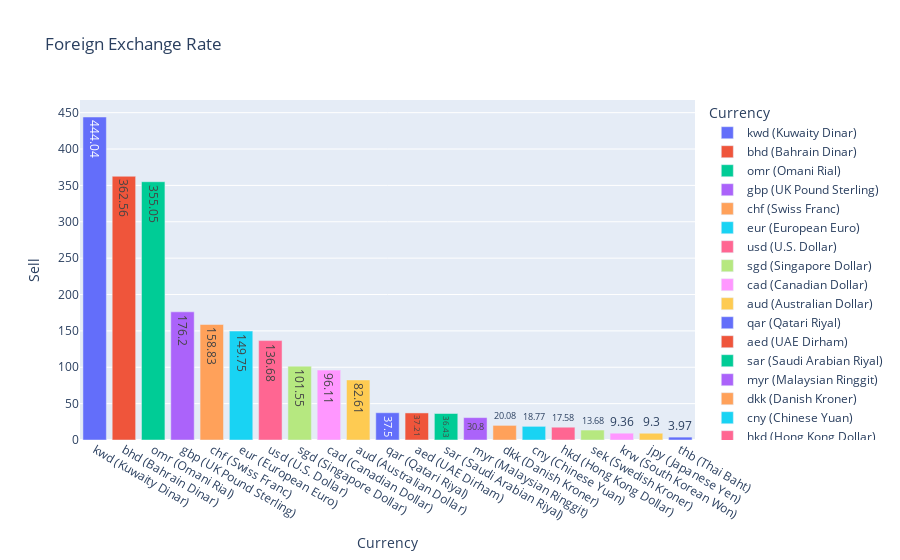

Notebook source saved alongside this figure:
### Code cell
import plotly.express as px
fig = px.bar(df_sorted,x='Currency',y = 'Sell',title='Foreign Exchange Rate',text='Sell',color='Currency',color_discrete_sequence=px.colors.qualitative.Plotly)
fig.show()

### Figure 1 — Plotly figure (JSON) as saved in the notebook; plotly's stock layout.template omitted (floating-point values rounded to 4 significant figures)
{"data": [{"alignmentgroup": "True", "hovertemplate": "Currency=%{x}<br>Sell=%{text}<extra></extra>", "legendgroup": "kwd (Kuwaity Dinar)", "marker": {"color": "#636EFA", "pattern": {"shape": ""}}, "name": "kwd (Kuwaity Dinar)", "offsetgroup": "kwd (Kuwaity Dinar)", "orientation": "v", "showlegend": true, "text": [444.0], "textposition": "auto", "type": "bar", "x": ["kwd (Kuwaity Dinar)"], "xaxis": "x", "y": [444.0], "yaxis": "y"}, {"alignmentgroup": "True", "hovertemplate": "Currency=%{x}<br>Sell=%{text}<extra></extra>", "legendgroup": "bhd (Bahrain Dinar)", "marker": {"color": "#EF553B", "pattern": {"shape": ""}}, "name": "bhd (Bahrain Dinar)", "offsetgroup": "bhd (Bahrain Dinar)", "orientation": "v", "showlegend": true, "text": [362.6], "textposition": "auto", "type": "bar", "x": ["bhd (Bahrain Dinar)"], "xaxis": "x", "y": [362.6], "yaxis": "y"}, {"alignmentgroup": "True", "hovertemplate": "Currency=%{x}<br>Sell=%{text}<extra></extra>", "legendgroup": "omr (Omani Rial)", "marker": {"color": "#00CC96", "pattern": {"shape": ""}}, "name": "omr (Omani Rial)", "offsetgroup": "omr (Omani Rial)", "orientation": "v", "showlegend": true, "text": [355.1], "textposition": "auto", "type": "bar", "x": ["omr (Omani Rial)"], "xaxis": "x", "y": [355.1], "yaxis": "y"}, {"alignmentgroup": "True", "hovertemplate": "Currency=%{x}<br>Sell=%{text}<extra></extra>", "legendgroup": "gbp (UK Pound Sterling)", "marker": {"color": "#AB63FA", "pattern": {"shape": ""}}, "name": "gbp (UK Pound Sterling)", "offsetgroup": "gbp (UK Pound Sterling)", "orientation": "v", "showlegend": true, "text": [176.2], "textposition": "auto", "type": "bar", "x": ["gbp (UK Pound Sterling)"], "xaxis": "x", "y": [176.2], "yaxis": "y"}, {"alignmentgroup": "True", "hovertemplate": "Currency=%{x}<br>Sell=%{text}<extra></extra>", "legendgroup": "chf (Swiss Franc)", "marker": {"color": "#FFA15A", "pattern": {"shape": ""}}, "name": "chf (Swiss Franc)", "offsetgroup": "chf (Swiss Franc)", "orientation": "v", "showlegend": true, "text": [158.8], "textposition": "auto", "type": "bar", "x": ["chf (Swiss Franc)"], "xaxis": "x", "y": [158.8], "yaxis": "y"}, {"alignmentgroup": "True", "hovertemplate": "Currency=%{x}<br>Sell=%{text}<extra></extra>", "legendgroup": "eur (European Euro)", "marker": {"color": "#19D3F3", "pattern": {"shape": ""}}, "name": "eur (European Euro)", "offsetgroup": "eur (European Euro)", "orientation": "v", "showlegend": true, "text": [149.8], "textposition": "auto", "type": "bar", "x": ["eur (European Euro)"], "xaxis": "x", "y": [149.8], "yaxis": "y"}, {"alignmentgroup": "True", "hovertemplate": "Currency=%{x}<br>Sell=%{text}<extra></extra>", "legendgroup": "usd (U.S. Dollar)", "marker": {"color": "#FF6692", "pattern": {"shape": ""}}, "name": "usd (U.S. Dollar)", "offsetgroup": "usd (U.S. Dollar)", "orientation": "v", "showlegend": true, "text": [136.7], "textposition": "auto", "type": "bar", "x": ["usd (U.S. Dollar)"], "xaxis": "x", "y": [136.7], "yaxis": "y"}, {"alignmentgroup": "True", "hovertemplate": "Currency=%{x}<br>Sell=%{text}<extra></extra>", "legendgroup": "sgd (Singapore Dollar)", "marker": {"color": "#B6E880", "pattern": {"shape": ""}}, "name": "sgd (Singapore Dollar)", "offsetgroup": "sgd (Singapore Dollar)", "orientation": "v", "showlegend": true, "text": [101.5], "textposition": "auto", "type": "bar", "x": ["sgd (Singapore Dollar)"], "xaxis": "x", "y": [101.5], "yaxis": "y"}, {"alignmentgroup": "True", "hovertemplate": "Currency=%{x}<br>Sell=%{text}<extra></extra>", "legendgroup": "cad (Canadian Dollar)", "marker": {"color": "#FF97FF", "pattern": {"shape": ""}}, "name": "cad (Canadian Dollar)", "offsetgroup": "cad (Canadian Dollar)", "orientation": "v", "showlegend": true, "text": [96.11], "textposition": "auto", "type": "bar", "x": ["cad (Canadian Dollar)"], "xaxis": "x", "y": [96.11], "yaxis": "y"}, {"alignmentgroup": "True", "hovertemplate": "Currency=%{x}<br>Sell=%{text}<extra></extra>", "legendgroup": "aud (Australian Dollar)", "marker": {"color": "#FECB52", "pattern": {"shape": ""}}, "name": "aud (Australian Dollar)", "offsetgroup": "aud (Australian Dollar)", "orientation": "v", "showlegend": true, "text": [82.61], "textposition": "auto", "type": "bar", "x": ["aud (Australian Dollar)"], "xaxis": "x", "y": [82.61], "yaxis": "y"}, {"alignmentgroup": "True", "hovertemplate": "Currency=%{x}<br>Sell=%{text}<extra></extra>", "legendgroup": "qar (Qatari Riyal)", "marker": {"color": "#636EFA", "pattern": {"shape": ""}}, "name": "qar (Qatari Riyal)", "offsetgroup": "qar (Qatari Riyal)", "orientation": "v", "showlegend": true, "text": [37.5], "textposition": "auto", "type": "bar", "x": ["qar (Qatari Riyal)"], "xaxis": "x", "y": [37.5], "yaxis": "y"}, {"alignmentgroup": "True", "hovertemplate": "Currency=%{x}<br>Sell=%{text}<extra></extra>", "legendgroup": "aed (UAE Dirham)", "marker": {"color": "#EF553B", "pattern": {"shape": ""}}, "name": "aed (UAE Dirham)", "offsetgroup": "aed (UAE Dirham)", "orientation": "v", "showlegend": true, "text": [37.21], "textposition": "auto", "type": "bar", "x": ["aed (UAE Dirham)"], "xaxis": "x", "y": [37.21], "yaxis": "y"}, {"alignmentgroup": "True", "hovertemplate": "Currency=%{x}<br>Sell=%{text}<extra></extra>", "legendgroup": "sar (Saudi Arabian Riyal)", "marker": {"color": "#00CC96", "pattern": {"shape": ""}}, "name": "sar (Saudi Arabian Riyal)", "offsetgroup": "sar (Saudi Arabian Riyal)", "orientation": "v", "showlegend": true, "text": [36.43], "textposition": "auto", "type": "bar", "x": ["sar (Saudi Arabian Riyal)"], "xaxis": "x", "y": [36.43], "yaxis": "y"}, {"alignmentgroup": "True", "hovertemplate": "Currency=%{x}<br>Sell=%{text}<extra></extra>", "legendgroup": "myr (Malaysian Ringgit)", "marker": {"color": "#AB63FA", "pattern": {"shape": ""}}, "name": "myr (Malaysian Ringgit)", "offsetgroup": "myr (Malaysian Ringgit)", "orientation": "v", "showlegend": true, "text": [30.8], "textposition": "auto", "type": "bar", "x": ["myr (Malaysian Ringgit)"], "xaxis": "x", "y": [30.8], "yaxis": "y"}, {"alignmentgroup": "True", "hovertemplate": "Currency=%{x}<br>Sell=%{text}<extra></extra>", "legendgroup": "dkk (Danish Kroner)", "marker": {"color": "#FFA15A", "pattern": {"shape": ""}}, "name": "dkk (Danish Kroner)", "offsetgroup": "dkk (Danish Kroner)", "orientation": "v", "showlegend": true, "text": [20.08], "textposition": "auto", "type": "bar", "x": ["dkk (Danish Kroner)"], "xaxis": "x", "y": [20.08], "yaxis": "y"}, {"alignmentgroup": "True", "hovertemplate": "Currency=%{x}<br>Sell=%{text}<extra></extra>", "legendgroup": "cny (Chinese Yuan)", "marker": {"color": "#19D3F3", "pattern": {"shape": ""}}, "name": "cny (Chinese Yuan)", "offsetgroup": "cny (Chinese Yuan)", "orientation": "v", "showlegend": true, "text": [18.77], "textposition": "auto", "type": "bar", "x": ["cny (Chinese Yuan)"], "xaxis": "x", "y": [18.77], "yaxis": "y"}, {"alignmentgroup": "True", "hovertemplate": "Currency=%{x}<br>Sell=%{text}<extra></extra>", "legendgroup": "hkd (Hong Kong Dollar)", "marker": {"color": "#FF6692", "pattern": {"shape": ""}}, "name": "hkd (Hong Kong Dollar)", "offsetgroup": "hkd (Hong Kong Dollar)", "orientation": "v", "showlegend": true, "text": [17.58], "textposition": "auto", "type": "bar", "x": ["hkd (Hong Kong Dollar)"], "xaxis": "x", "y": [17.58], "yaxis": "y"}, {"alignmentgroup": "True", "hovertemplate": "Currency=%{x}<br>Sell=%{text}<extra></extra>", "legendgroup": "sek (Swedish Kroner)", "marker": {"color": "#B6E880", "pattern": {"shape": ""}}, "name": "sek (Swedish Kroner)", "offsetgroup": "sek (Swedish Kroner)", "orientation": "v", "showlegend": true, "text": [13.68], "textposition": "auto", "type": "bar", "x": ["sek (Swedish Kroner)"], "xaxis": "x", "y": [13.68], "yaxis": "y"}, {"alignmentgroup": "True", "hovertemplate": "Currency=%{x}<br>Sell=%{text}<extra></extra>", "legendgroup": "krw (South Korean Won)", "marker": {"color": "#FF97FF", "pattern": {"shape": ""}}, "name": "krw (South Korean Won)", "offsetgroup": "krw (South Korean Won)", "orientation": "v", "showlegend": true, "text": [9.36], "textposition": "auto", "type": "bar", "x": ["krw (South Korean Won)"], "xaxis": "x", "y": [9.36], "yaxis": "y"}, {"alignmentgroup": "True", "hovertemplate": "Currency=%{x}<br>Sell=%{text}<extra></extra>", "legendgroup": "jpy (Japanese Yen)", "marker": {"color": "#FECB52", "pattern": {"shape": ""}}, "name": "jpy (Japanese Yen)", "offsetgroup": "jpy (Japanese Yen)", "orientation": "v", "showlegend": true, "text": [9.3], "textposition": "auto", "type": "bar", "x": ["jpy (Japanese Yen)"], "xaxis": "x", "y": [9.3], "yaxis": "y"}, {"alignmentgroup": "True", "hovertemplate": "Currency=%{x}<br>Sell=%{text}<extra></extra>", "legendgroup": "thb (Thai Baht)", "marker": {"color": "#636EFA", "pattern": {"shape": ""}}, "name": "thb (Thai Baht)", "offsetgroup": "thb (Thai Baht)", "orientation": "v", "showlegend": true, "text": [3.97], "textposition": "auto", "type": "bar", "x": ["thb (Thai Baht)"], "xaxis": "x", "y": [3.97], "yaxis": "y"}], "layout": {"barmode": "relative", "legend": {"title": {"text": "Currency"}, "tracegroupgap": 0}, "title": {"text": "Foreign Exchange Rate"}, "xaxis": {"anchor": "y", "categoryarray": ["kwd (Kuwaity Dinar)", "bhd (Bahrain Dinar)", "omr (Omani Rial)", "gbp (UK Pound Sterling)", "chf (Swiss Franc)", "eur (European Euro)", "usd (U.S. Dollar)", "sgd (Singapore Dollar)", "cad (Canadian Dollar)", "aud (Australian Dollar)", "qar (Qatari Riyal)", "aed (UAE Dirham)", "sar (Saudi Arabian Riyal)", "myr (Malaysian Ringgit)", "dkk (Danish Kroner)", "cny (Chinese Yuan)", "hkd (Hong Kong Dollar)", "sek (Swedish Kroner)", "krw (South Korean Won)", "jpy (Japanese Yen)", "thb (Thai Baht)"], "categoryorder": "array", "domain": [0, 1], "title": {"text": "Currency"}}, "yaxis": {"anchor": "x", "domain": [0, 1], "title": {"text": "Sell"}}}}
